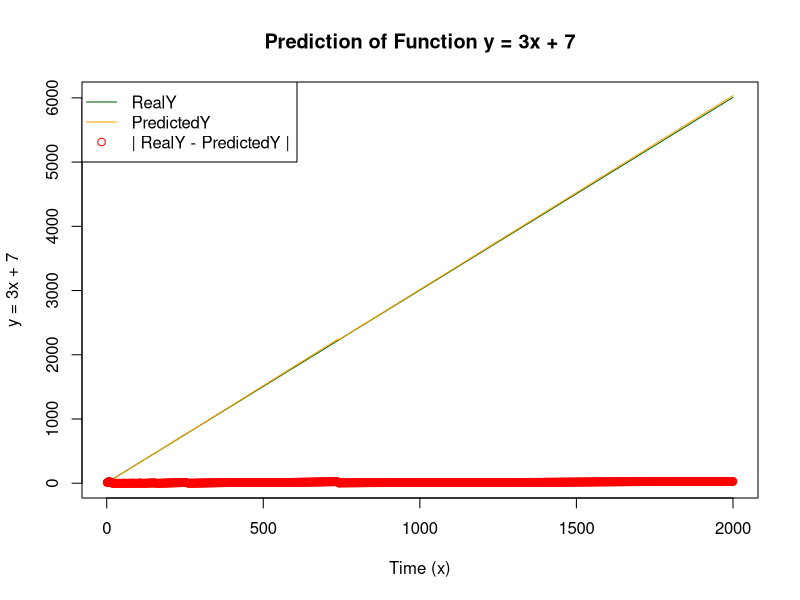

Reproduce this figure in R.
##############################
#       Test Stats Plot      #
##############################
data <- read.csv("data/data2_results.txt", header=TRUE)

png("data/data2_plot.png", width=800, height=500)

colorReal <- "darkgreen"
colorPredicted <- "orange"
colorDiff <- "red"

numberPoints <- length(data[, 1])
realValues <- head(data[, 1], n=numberPoints)
predictedValues <- head(data[, 2], n=numberPoints)
diffValues <- head(data[, 3], n=numberPoints)

plot(1:numberPoints, realValues, type="l", col=colorReal, xlab="Time (x)", ylab="y = 3x + 7")
title(main="Prediction of Function y = 3x + 7")
lines(1:numberPoints, predictedValues, type="l", col=colorPredicted)
lines(1:numberPoints, diffValues, type="p", col=colorDiff)
legend("topleft",
       legend=c("RealY", "PredictedY", "| RealY - PredictedY |"),
       lty=c(1, 1, 0), pch=c(NA, NA, 1), col=c(colorReal, colorPredicted, colorDiff))

